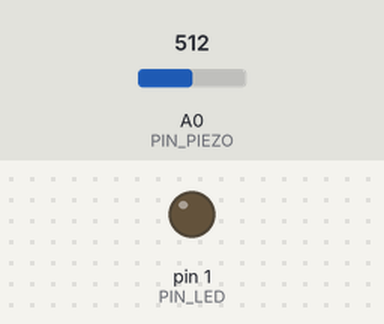
Recording of a sketch running on a simulated Arduino Uno, built with avr-gcc and run on an emulated ATmega328P. Parts: output pins drawn as LEDs (lit = HIGH). The inputs (shaded band) are chosen by the test bench; at power-on: A0 (PIN_PIEZO) = 512.

Above: at 1.2 s.
1.3 s: A0 (PIN_PIEZO) set to 716
At 1.45 s:
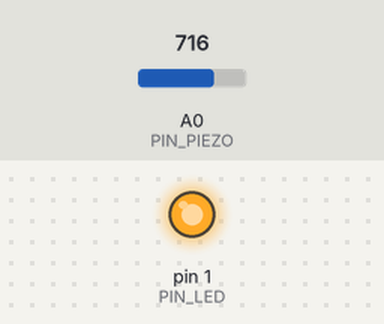
Timing chart, 0 to 4.3 s (numbered marks = the images above; inputs shaded):
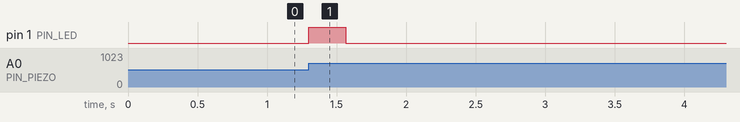

The sketch:

tremor.ino
```cpp
// tremor — substrate vibration as LED brightness. Piezo disc on A0 with a
// 1 M bias resistor to half the supply; LED on D1 (PWM). A running mean
// removes the offset; a fast attack, slow release envelope makes rhythm
// visible.
const uint8_t PIN_PIEZO = A0;
const uint8_t PIN_LED = 1;
float mean = 512, env = 0;

void setup() { pinMode(PIN_LED, OUTPUT); }

void loop() {
  int v = analogRead(PIN_PIEZO);
  mean += (v - mean) * 0.01f;                  // slow mean: the surface at rest
  float dev = fabs(v - mean);
  if (dev > env) env = dev;                     // attack
  else env *= 0.97f;                            // release
  int pwm = map(constrain((int)env, 0, 120), 0, 120, 0, 255);
  analogWrite(PIN_LED, pwm);
  delay(2);
}
```

Measured:
- after the input at 1.3 s, pin 1 (PIN_LED): LOW → HIGH at once, → LOW 0.26 s later
